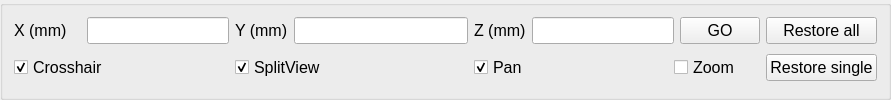
        <widget class="QGroupBox" name="groupBox_3">
         <property name="minimumSize">
          <size>
           <width>0</width>
           <height>0</height>
          </size>
         </property>
         <property name="maximumSize">
          <size>
           <width>16777215</width>
           <height>16777215</height>
          </size>
         </property>
         <property name="font">
          <font>
           <pointsize>12</pointsize>
          </font>
         </property>
         <property name="title">
          <string/>
         </property>
         <layout class="QGridLayout" name="gridLayout_7">
          <item row="1" column="15" rowspan="4">
           <widget class="QPushButton" name="pushButtonRestoreSingle">
            <property name="font">
             <font>
              <pointsize>12</pointsize>
             </font>
            </property>
            <property name="text">
             <string>Restore single</string>
            </property>
           </widget>
          </item>
          <item row="1" column="0" rowspan="4" colspan="4">
           <widget class="QCheckBox" name="checkBoxDrawCrosshair">
            <property name="font">
             <font>
              <pointsize>12</pointsize>
             </font>
            </property>
            <property name="text">
             <string>Crosshair</string>
            </property>
            <property name="checked">
             <bool>true</bool>
            </property>
           </widget>
          </item>
          <item row="1" column="9" rowspan="4" colspan="2">
           <widget class="QCheckBox" name="checkBoxPan">
            <property name="font">
             <font>
              <pointsize>12</pointsize>
             </font>
            </property>
            <property name="text">
             <string>Pan</string>
            </property>
            <property name="checked">
             <bool>true</bool>
            </property>
           </widget>
          </item>
          <item row="0" column="15">
           <widget class="QPushButton" name="pushButtonRestoreAll">
            <property name="font">
             <font>
              <pointsize>12</pointsize>
             </font>
            </property>
            <property name="text">
             <string>Restore all</string>
            </property>
           </widget>
          </item>
          <item row="0" column="7" colspan="2">
           <widget class="QLineEdit" name="lineEditCurPosY">
            <property name="font">
             <font>
              <pointsize>12</pointsize>
             </font>
            </property>
           </widget>
          </item>
          <item row="1" column="12" rowspan="4" colspan="3">
           <widget class="QCheckBox" name="checkBoxZoom">
            <property name="font">
             <font>
              <pointsize>12</pointsize>
             </font>
            </property>
            <property name="text">
             <string>Zoom</string>
            </property>
            <property name="checked">
             <bool>false</bool>
            </property>
           </widget>
          </item>
          <item row="0" column="6">
           <widget class="QLabel" name="label_21">
            <property name="font">
             <font>
              <pointsize>12</pointsize>
             </font>
            </property>
            <property name="text">
             <string>Y (mm)</string>
            </property>
           </widget>
          </item>
          <item row="0" column="3" colspan="2">
           <widget class="QLineEdit" name="lineEditCurPosX">
            <property name="font">
             <font>
              <pointsize>12</pointsize>
             </font>
            </property>
           </widget>
          </item>
          <item row="1" column="6" rowspan="4" colspan="2">
           <widget class="QCheckBox" name="checkBoxDrawSplit">
            <property name="font">
             <font>
              <pointsize>12</pointsize>
             </font>
            </property>
            <property name="text">
             <string>SplitView</string>
            </property>
            <property name="checked">
             <bool>true</bool>
            </property>
           </widget>
          </item>
          <item row="0" column="0" colspan="3">
           <widget class="QLabel" name="label_20">
            <property name="font">
             <font>
              <pointsize>12</pointsize>
             </font>
            </property>
            <property name="text">
             <string>X (mm)</string>
            </property>
           </widget>
          </item>
          <item row="0" column="9">
           <widget class="QLabel" name="label_22">
            <property name="font">
             <font>
              <pointsize>12</pointsize>
             </font>
            </property>
            <property name="text">
             <string>Z (mm)</string>
            </property>
           </widget>
          </item>
          <item row="1" column="8" rowspan="4">
           <spacer name="horizontalSpacer_7">
            <property name="orientation">
             <enum>Qt::Horizontal</enum>
            </property>
            <property name="sizeHint" stdset="0">
             <size>
              <width>40</width>
              <height>20</height>
             </size>
            </property>
           </spacer>
          </item>
          <item row="1" column="4" rowspan="4">
           <spacer name="horizontalSpacer_6">
            <property name="orientation">
             <enum>Qt::Horizontal</enum>
            </property>
            <property name="sizeHint" stdset="0">
             <size>
              <width>40</width>
              <height>20</height>
             </size>
            </property>
           </spacer>
          </item>
          <item row="1" column="11" rowspan="4">
           <spacer name="horizontalSpacer_8">
            <property name="orientation">
             <enum>Qt::Horizontal</enum>
            </property>
            <property name="sizeHint" stdset="0">
             <size>
              <width>40</width>
              <height>20</height>
             </size>
            </property>
           </spacer>
          </item>
          <item row="0" column="14">
           <widget class="QPushButton" name="pushButtonCurPosGo">
            <property name="font">
             <font>
              <pointsize>12</pointsize>
             </font>
            </property>
            <property name="text">
             <string>GO</string>
            </property>
           </widget>
          </item>
          <item row="0" column="10" colspan="4">
           <widget class="QLineEdit" name="lineEditCurPosZ">
            <property name="font">
             <font>
              <pointsize>12</pointsize>
             </font>
            </property>
           </widget>
          </item>
         </layout>
        </widget>
